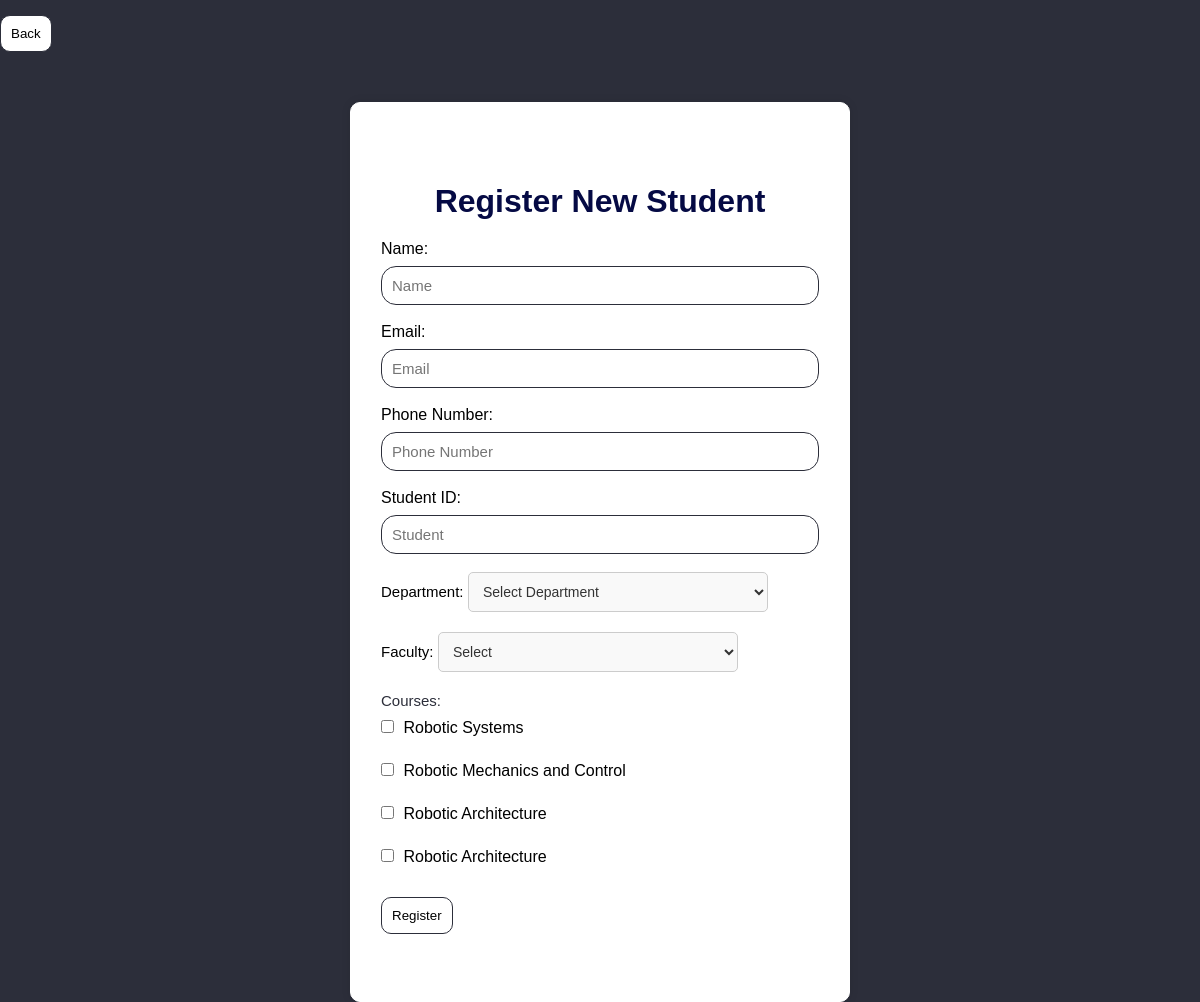
/php/register_student.php (signed in), run on an earlier commit of the app's database.
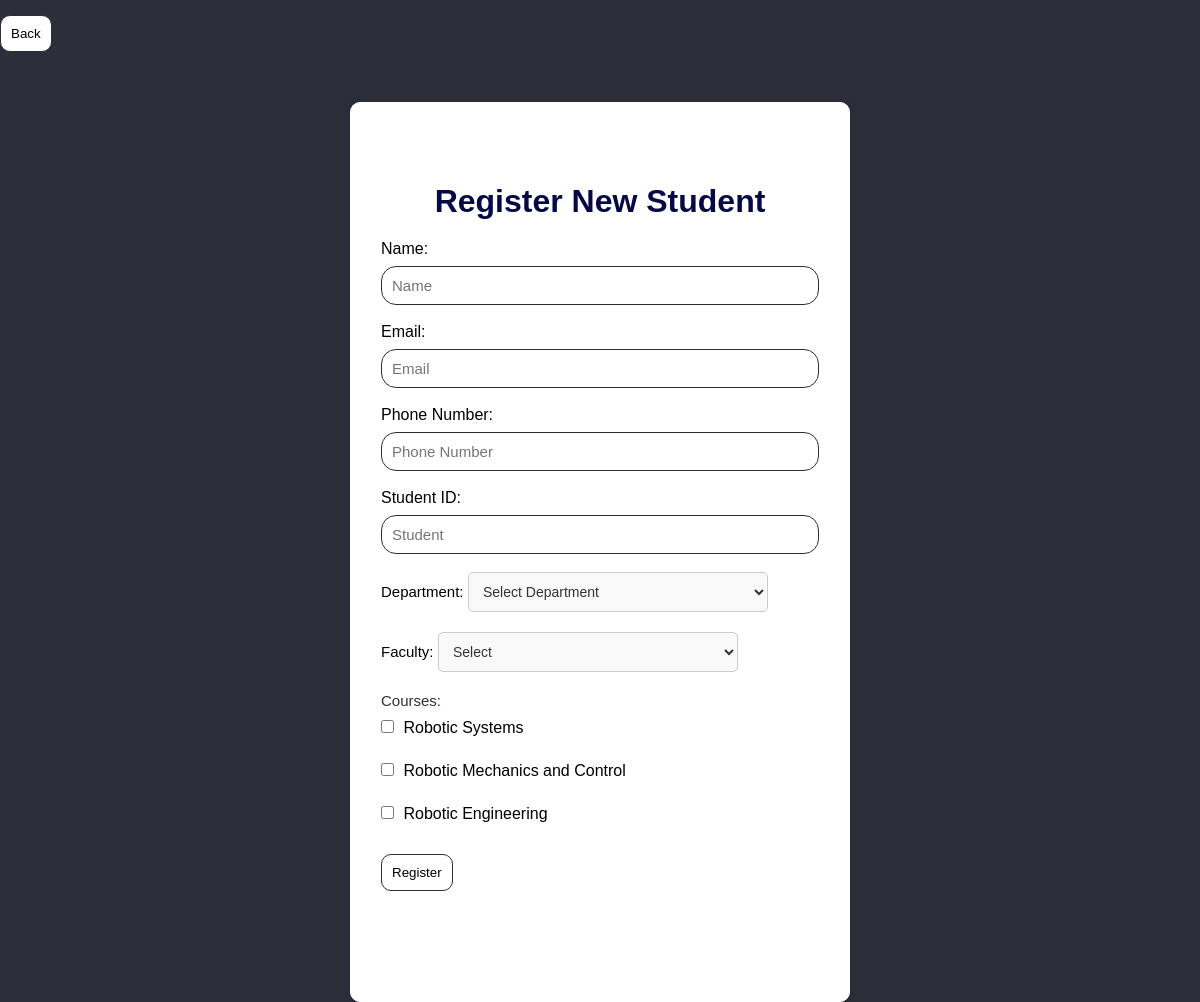
And on a later commit of the database.
### tables this page shows
CREATE TABLE `course` (
  `ID` int(11) NOT NULL,
  `NAME` varchar(50) DEFAULT NULL,
  `DEPARTMENT_NAME` varchar(50) DEFAULT NULL,
  `START_DATE` date DEFAULT NULL,
  `END_DATE` date DEFAULT NULL,
  `CODE` varchar(50) DEFAULT NULL,
  `status` enum('not-started','start','in-progress','ended') DEFAULT 'not-started'
);

### php/register_student.php (the view, shortened to what this page needs)
<?php
$conn = db_connect();
$user_role = (int)$_SESSION['role'];
$registration_successful = false;
$courses = $conn->query("SELECT id, name FROM course");
?>
 <!DOCTYPE html>
 <html lang="en">
    <head>
</head>
<body>
<a href="<?= $user_role == 2 ? 'faculty_dashboard.php' : 'admin_dashboard.php' ?>"><button>Back</button></a>
<?php if (!$registration_successful): ?>
    <div class="container">
    <form method="POST">
    <h1>Register New Student</h1>
    Name: <input type="text" id="name" name="name" required placeholder="Name"><br>
    Email: <input type="email" id="email" name="email" required placeholder="Email"><br>
    Phone Number: <input type="tel" id="phonenumber" name="phonenumber" required placeholder="Phone Number" pattern="\d{8}" title="Phone number must be 8 digits"><br>
    Student ID: <input type="text" id="id" name="id" required placeholder="Student"><br>
    <div class = "dropdown">
    <label for="department">Department:</label>
    <select name="department_id" id="department" required>
        <option value="" disabled selected>Select Department</option>
    </select><br>
    <label for="faculty">Faculty:</label>
    <select id="faculty" name="faculty" required>
        <option value="" disabled selected>Select</option>
    </select><br>
</div>
<div class = "options">
        <label for="course">Courses:</label><br>
        <?php while ($course = $courses->fetch_assoc()): ?>
            <input type="checkbox" name="course_ids[]" value="<?= $course['id'] ?>"> <?= htmlspecialchars($course['name']) ?><br>
        <?php endwhile; ?>
    <?php endif; ?>
    <button type="submit" value="Register">Register<br>
        </div>
</div>
</body>
</body>
</html>

What changed in the data, as far as the page shows it:
removed course: NAME "Robotic Architecture"
changed course: NAME "Robotic Architecture" → "Robotic Engineering"
